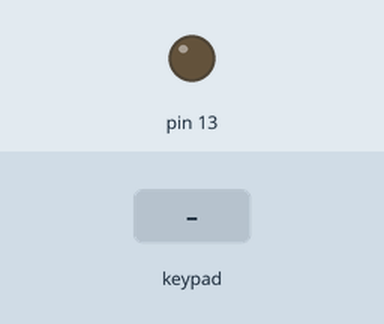
The sketch below on a simulated Arduino Uno, built with avr-gcc and run on an emulated ATmega328P. Parts: output pins drawn as LEDs (lit = HIGH). The test bench sets the inputs (shaded band). What the sketch prints to the serial monitor is not drawn.

Above: at 1.2 s.
1.3 s: keypad keys A B C D # pressed 0.4 s apart
At 3.9 s:
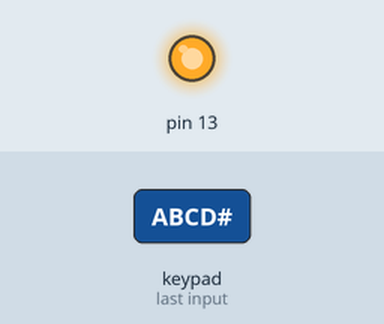
4.8 s: key '*' pressed
6.3 s: key '#' pressed
Timing chart, 0 to 9.3 s (numbered marks = the images above; inputs shaded):
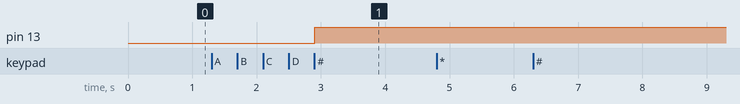

Measured:
- after the input at 1.3 s, pin 13: LOW → HIGH after 1.6 s
- after the input at 4.8 s, every drawn part: stays the same
- after the input at 6.3 s, every drawn part: stays the same

The sketch:

Four_digit_password_led.ino
```cpp
#include <Keypad.h>

const byte ROWS = 4; //four rows
const byte COLS = 4; //four columns
//define the symbols on the buttons of the keypads
char hexaKeys[ROWS][COLS] = {
  {'1','2','3','A'},
  {'4','5','6','B'},
  {'7','8','9','C'},
  {'*','0','#','D'}
};
byte rowPins[ROWS] = {9, 8, 7, 6}; //connect to the row pinouts of the keypad
byte colPins[COLS] = {5, 4, 3, 2}; //connect to the column pinouts of the keypad

char password[] = "ABCD";
int pass_index = 0;
char current_pass[sizeof(password)]; // Use sizeof to ensure the array is large enough
//initialize an instance of class NewKeypad
Keypad customKeypad = Keypad(makeKeymap(hexaKeys), rowPins, colPins, ROWS, COLS);

void setup(){
  Serial.begin(9600);
  pinMode(13, OUTPUT);
  Serial.println("Enter password:\nEnter '#' to finish entering password\nEnter '*' to reset entering password");
}

void loop(){
  char key = customKeypad.getKey();

  if (key){
    if((key >= '0' && key <= '9') || (key >= 'A' && key <= 'D')) {
      current_pass[pass_index] = key;
      pass_index++;
      Serial.print("*");
    }
    if(key == '#') {
      current_pass[pass_index] = '\0';
      if (strcmp(current_pass, password) == 0) {
          Serial.println("\nPassword Match!");
          digitalWrite(13, HIGH);
      }
      else
        Serial.println("\nIncorrect Password!");
      pass_index = 0;
    }
    if (key == '*') {
      pass_index = 0;
      Serial.println("\nPassword Entry Cleared.");
    }
  }
}
```
